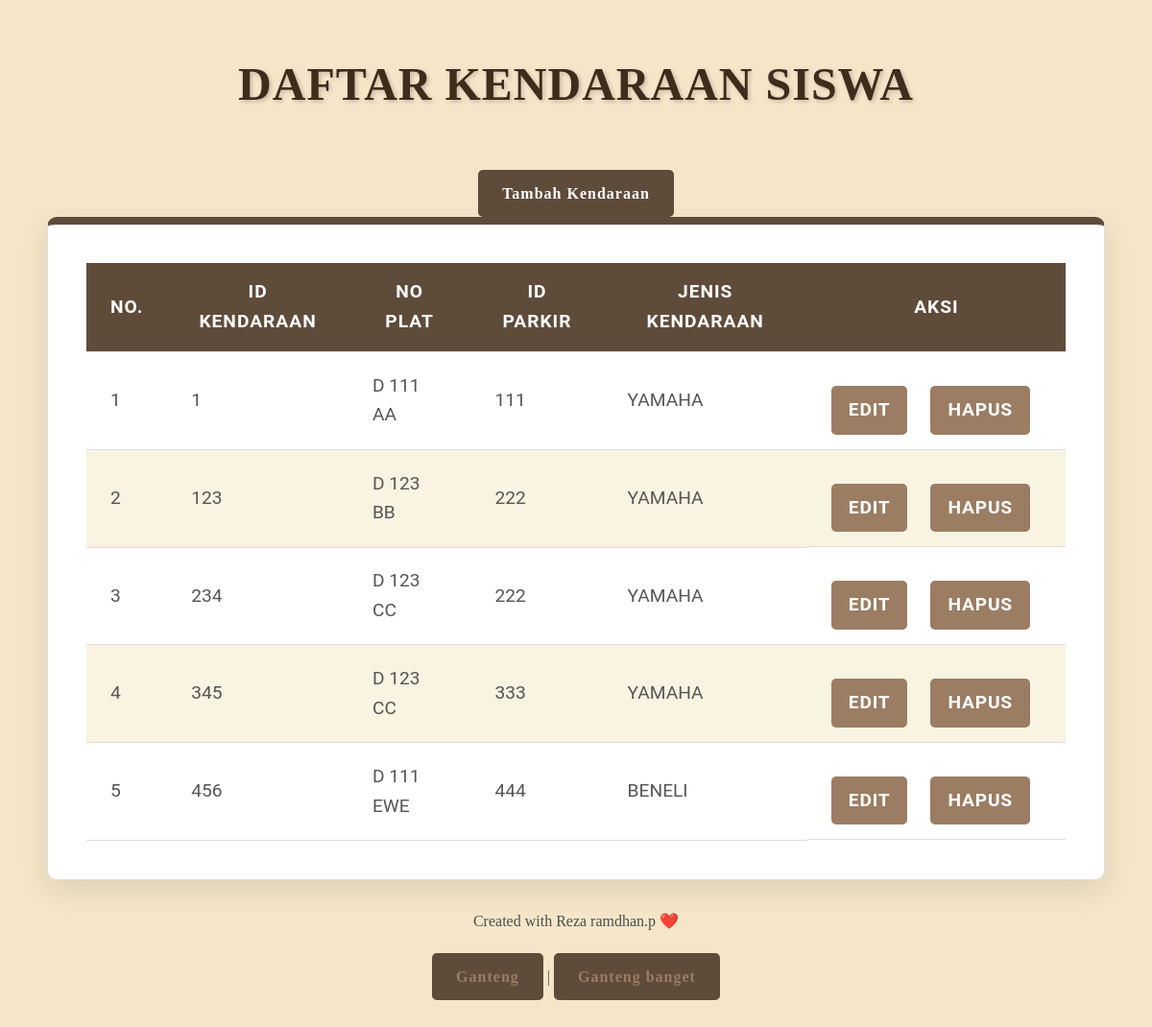
Screenshot of /view/kendaraan/index.php with the database file from the repository.
### tables this page shows
CREATE TABLE `kendaraan` (
  `id_kendaraan` int NOT NULL,
  `no_plat` varchar(20) DEFAULT NULL,
  `id_parkir` int DEFAULT NULL,
  `jenis_kendaraan` varchar(20) DEFAULT NULL
);

### view/kendaraan/index.php (the view, shortened to what this page needs)
<!DOCTYPE html>
<html lang="en">
<head>
</head>
<body>
    <h1>Daftar Kendaraan Siswa</h1>
    <div class="center">
        <a href="tambah.php">Tambah Kendaraan</a>
    </div>
    <div class="table-container">
        <table>
            <thead>
                <tr>
                    <th>No.</th>
                    <th>Id Kendaraan</th>
                    <th>No Plat</th>
                    <th>Id Parkir</th>
                    <th>Jenis Kendaraan</th>
                    <th>Aksi</th>
                </tr>
            </thead>
            <tbody>
                <?php
                include '../../config/koneksi.php';
                $query = mysqli_query($conn,"SELECT * FROM kendaraan");
                $no = 1;
                if(mysqli_num_rows($query)){
                    while($result = mysqli_fetch_assoc($query)){
                        ?>
                        <tr>
                            <td><?php echo $no ?></td>
                            <td><?php echo $result['id_kendaraan'] ?></td>
                            <td><?php echo $result['no_plat'] ?></td>
                            <td><?php echo $result['id_parkir'] ?></td>
                            <td><?php echo $result['jenis_kendaraan'] ?></td>
                            <td class="actions">
                                <a href="#">Edit</a>
                                <a href="#">Hapus</a>
                            </td>
                        </tr>
                        <?php
                        $no++;
                    }
                } else {
                    echo "<tr><td colspan='6' class='center'>Data kosong</td></tr>";
                }
                ?>
            </tbody>
        </table>
    </div>
    <div class="footer">
        <p>Created with Reza ramdhan.p ❤️ </p>
        <p><a href="#">Ganteng</a> | <a href="#">Ganteng banget</a></p>
    </div>
</body>
</html>

### view/kendaraan/index.php (style rules this page uses)
* { margin: 0; padding: 0; box-sizing: border-box; }
body { font-family: 'Merriweather', serif; background-color: #f5e6c9; color: #4e4e4e; line-height: 1.6; padding: 50px 20px; background-image: url('https://www.transparenttextures.com/patterns/old-map.png'); background-attachment: fixed; }
h1 { text-align: center; color: #3e2c1c; font-size: 3em; letter-spacing: 1px; text-transform: uppercase; font-family: 'Playfair Display', serif; margin-bottom: 30px; font-weight: bold; text-shadow: 2px 2px 4px rgba(0,0,0,0.2); }
a { text-decoration: none; color: #fff; font-weight: bold; padding: 12px 25px; background-color: #5f4b3a; border-radius: 5px; transition: background-color 0.3s ease, transform 0.3s ease; margin-top: 20px; display: inline-block; letter-spacing: 1px; }
.table-container { max-width: 95%; margin: 0 auto; padding: 40px; background-color: #fff; border-radius: 10px; box-shadow: 0 10px 30px rgba(0, 0, 0, 0.1); border: 1px solid #ddd; border-top: 8px solid #5f4b3a; }
table { width: 100%; border-collapse: collapse; font-size: 1.2rem; font-family: 'Roboto', sans-serif; }
th, td { padding: 15px 25px; text-align: left; border-bottom: 1px solid #ddd; }
th { background-color: #5f4b3a; color: #fff; font-weight: bold; text-transform: uppercase; letter-spacing: 1px; text-align: center; }
tr:nth-child(even) { background-color: #f9f3e2; }
td { color: #555; }
.actions a { padding: 10px 18px; background-color: #9b7d63; color: #fff; border-radius: 5px; margin-right: 12px; text-transform: uppercase; letter-spacing: 0.8px; transition: background-color 0.3s ease, transform 0.3s ease; }
.actions { display: flex; gap: 12px; }
.center { text-align: center; }
.footer { text-align: center; margin-top: 30px; color: #4e4e4e; }
.footer a { text-decoration: none; color: #9b7d63; }

### rows the page displays
kendaraan: id_kendaraan "1", no_plat "D 111 AA", id_parkir "111", jenis_kendaraan "YAMAHA"
kendaraan: id_kendaraan "123", no_plat "D 123 BB", id_parkir "222", jenis_kendaraan "YAMAHA"
kendaraan: id_kendaraan "234", no_plat "D 123 CC", id_parkir "222", jenis_kendaraan "YAMAHA"
kendaraan: id_kendaraan "345", no_plat "D 123 CC", id_parkir "333", jenis_kendaraan "YAMAHA"
kendaraan: id_kendaraan "456", no_plat "D 111 EWE", id_parkir "444", jenis_kendaraan "BENELI"
